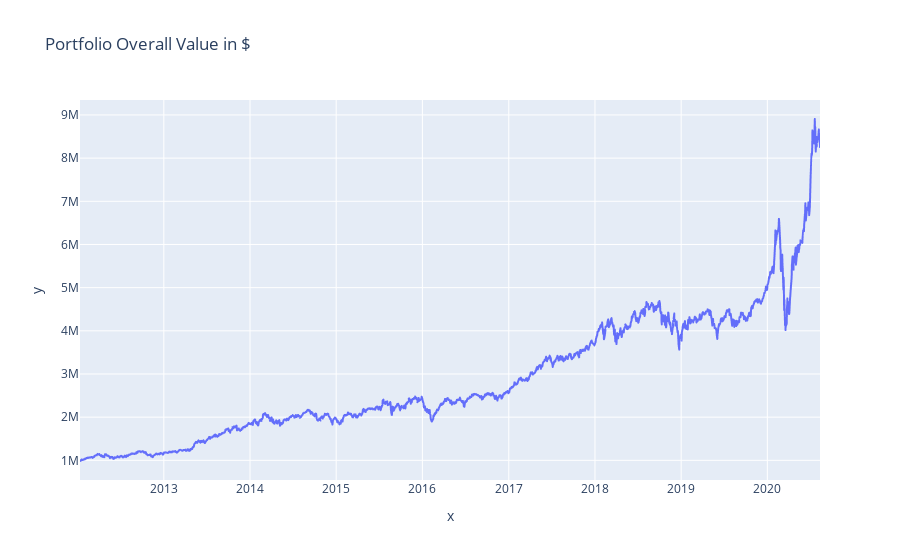

Write notebook code for a chart like this one.
### Code cell
# plot portfolio overall daily worth overtime
fig = px.line(x=df_portfolio['Date'], y=df_portfolio['Portfolio Daily worth in $'], title='Portfolio Overall Value in $')
fig.show()

### Figure 1 — Plotly figure (JSON) as saved in the notebook; plotly's stock layout.template omitted (floating-point values rounded to 4 significant figures; data arrays with more than 128 entries replaced by an {"elided": "..."} marker saying what was removed)
{"data": [{"hovertemplate": "x=%{x}<br>y=%{y}<extra></extra>", "legendgroup": "", "line": {"color": "#636efa", "dash": "solid"}, "mode": "lines", "name": "", "showlegend": false, "type": "scattergl", "x": {"elided": "2159 str values"}, "xaxis": "x", "y": {"elided": "2159 float values"}, "yaxis": "y"}], "layout": {"legend": {"tracegroupgap": 0}, "title": {"text": "Portfolio Overall Value in $"}, "xaxis": {"anchor": "y", "domain": [0, 1], "title": {"text": "x"}}, "yaxis": {"anchor": "x", "domain": [0, 1], "title": {"text": "y"}}}}
